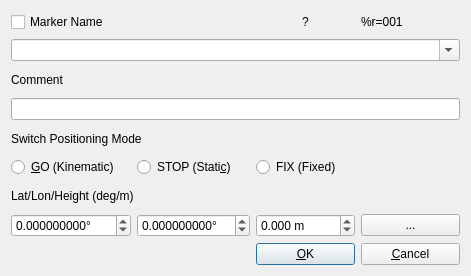
<?xml version="1.0" encoding="UTF-8"?>
<ui version="4.0">
 <class>MarkDialog</class>
 <widget class="QWidget" name="MarkDialog">
  <property name="geometry">
   <rect>
    <x>0</x>
    <y>0</y>
    <width>471</width>
    <height>276</height>
   </rect>
  </property>
  <property name="windowTitle">
   <string>Add Mark</string>
  </property>
  <property name="toolTip">
   <string/>
  </property>
  <layout class="QGridLayout" name="gridLayout">
   <item row="5" column="0">
    <widget class="QRadioButton" name="rBGo">
     <property name="toolTip">
      <string/>
     </property>
     <property name="text">
      <string>&amp;GO (Kinematic)</string>
     </property>
    </widget>
   </item>
   <item row="5" column="1">
    <widget class="QRadioButton" name="rBStop">
     <property name="toolTip">
      <string/>
     </property>
     <property name="text">
      <string>STOP (Stati&amp;c)</string>
     </property>
    </widget>
   </item>
   <item row="2" column="0">
    <widget class="QLabel" name="Label2">
     <property name="toolTip">
      <string/>
     </property>
     <property name="text">
      <string>Comment</string>
     </property>
    </widget>
   </item>
   <item row="4" column="0" colspan="2">
    <widget class="QLabel" name="lblPositionMode">
     <property name="toolTip">
      <string/>
     </property>
     <property name="text">
      <string>Switch Positioning Mode</string>
     </property>
    </widget>
   </item>
   <item row="0" column="0">
    <widget class="QCheckBox" name="cBMarkerNameC">
     <property name="toolTip">
      <string/>
     </property>
     <property name="text">
      <string>Marker Name</string>
     </property>
    </widget>
   </item>
   <item row="6" column="0" colspan="2">
    <widget class="QLabel" name="lblPosition">
     <property name="text">
      <string>Lat/Lon/Height (deg/m)</string>
     </property>
    </widget>
   </item>
   <item row="7" column="1">
    <widget class="QDoubleSpinBox" name="sBLongitude">
     <property name="suffix">
      <string>°</string>
     </property>
     <property name="decimals">
      <number>9</number>
     </property>
     <property name="minimum">
      <double>-90.000000000000000</double>
     </property>
     <property name="maximum">
      <double>90.000000000000000</double>
     </property>
    </widget>
   </item>
   <item row="7" column="0">
    <widget class="QDoubleSpinBox" name="sBLatitude">
     <property name="suffix">
      <string>°</string>
     </property>
     <property name="decimals">
      <number>9</number>
     </property>
     <property name="minimum">
      <double>-180.000000000000000</double>
     </property>
     <property name="maximum">
      <double>180.000000000000000</double>
     </property>
    </widget>
   </item>
   <item row="5" column="2">
    <widget class="QRadioButton" name="rBFix">
     <property name="text">
      <string>FIX (Fixed)</string>
     </property>
    </widget>
   </item>
   <item row="7" column="2">
    <widget class="QDoubleSpinBox" name="sBHeight">
     <property name="suffix">
      <string> m</string>
     </property>
     <property name="decimals">
      <number>3</number>
     </property>
     <property name="minimum">
      <double>-500.000000000000000</double>
     </property>
     <property name="maximum">
      <double>9000.000000000000000</double>
     </property>
    </widget>
   </item>
   <item row="7" column="3">
    <widget class="QPushButton" name="btnPosition">
     <property name="text">
      <string>...</string>
     </property>
    </widget>
   </item>
   <item row="0" column="2">
    <widget class="QPushButton" name="btnKeyDlg">
     <property name="text">
      <string>?</string>
     </property>
     <property name="flat">
      <bool>true</bool>
     </property>
    </widget>
   </item>
   <item row="0" column="3">
    <widget class="QLabel" name="Label1">
     <property name="text">
      <string>%r=001</string>
     </property>
    </widget>
   </item>
   <item row="1" column="0" colspan="4">
    <widget class="QComboBox" name="cBMarkerName">
     <property name="toolTip">
      <string/>
     </property>
     <property name="editable">
      <bool>true</bool>
     </property>
    </widget>
   </item>
   <item row="3" column="0" colspan="4">
    <widget class="QLineEdit" name="lEMarkerComment">
     <property name="toolTip">
      <string/>
     </property>
    </widget>
   </item>
   <item row="8" column="3">
    <widget class="QPushButton" name="btnCancel">
     <property name="toolTip">
      <string/>
     </property>
     <property name="text">
      <string>&amp;Cancel</string>
     </property>
    </widget>
   </item>
   <item row="8" column="2">
    <widget class="QPushButton" name="btnOk">
     <property name="toolTip">
      <string/>
     </property>
     <property name="text">
      <string>&amp;OK</string>
     </property>
     <property name="autoDefault">
      <bool>true</bool>
     </property>
     <property name="default">
      <bool>true</bool>
     </property>
    </widget>
   </item>
  </layout>
 </widget>
 <tabstops>
  <tabstop>cBMarkerNameC</tabstop>
  <tabstop>cBMarkerName</tabstop>
  <tabstop>lEMarkerComment</tabstop>
 </tabstops>
 <resources/>
 <connections/>
</ui>
